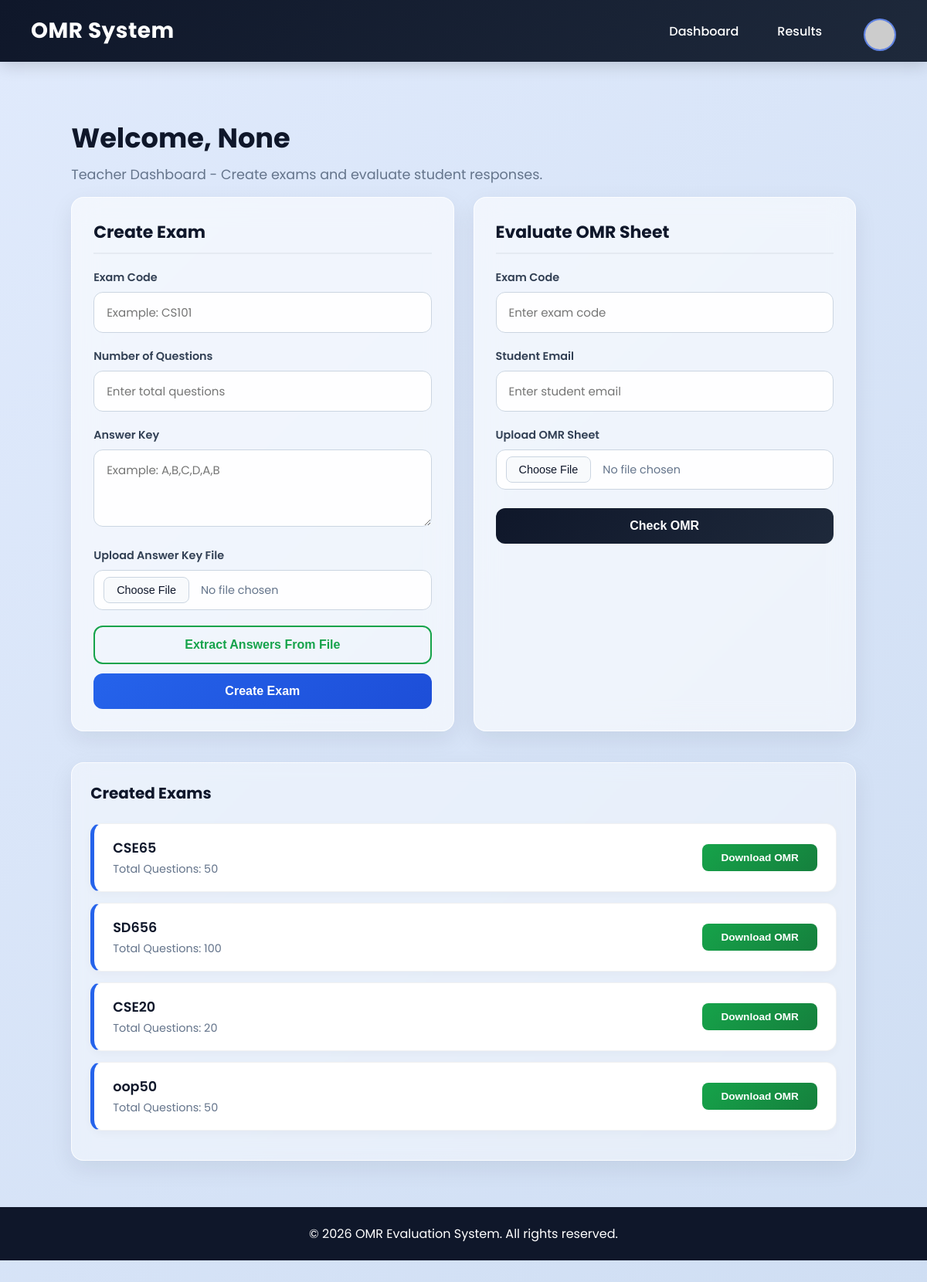
The app's page /teacher (signed in) with its own data.
### app.py (models this page shows)
class User(db.Model, UserMixin):
    id = db.Column(db.Integer, primary_key=True)
    email = db.Column(db.String(120), unique=True, nullable=False)
    password = db.Column(db.String(255), nullable=False)
    role = db.Column(db.String(20), nullable=False)
    full_name = db.Column(db.String(100), nullable=True)
    department = db.Column(db.String(100), nullable=True)
    profile_pic = db.Column(db.String(255), nullable=True)
    otp = db.Column(db.String(6), nullable=True)
    otp_expiry = db.Column(db.DateTime, nullable=True)

class Exam(db.Model):
    id = db.Column(db.Integer, primary_key=True)
    exam_code = db.Column(db.String(100), unique=True, nullable=False)
    num_questions = db.Column(db.Integer, nullable=False)
    answer_key = db.Column(db.Text, nullable=False)

### app.py (the view)
@app.route('/teacher')
@login_required
def teacher_dashboard():
    if current_user.role != 'teacher': return redirect('/student')
    exams = Exam.query.all()
    return render_template('teacher.html', exams=[{"code": e.exam_code, "questions": e.num_questions} for e in exams])

### app.py (called while the page is built)
@login_manager.user_loader
def load_user(user_id):
    return User.query.get(int(user_id))

### templates/teacher.html (shortened to what this page needs)
<!DOCTYPE html>
<html lang="en">
<head>
    <link rel="stylesheet" href="{{ url_for('static', filename='style.css') }}">
</head>
<body>
    <nav class="navbar">
        <h1>OMR System</h1>
        <div class="navbar-links">
            <a href="/teacher">Dashboard</a>
            <a href="/results">Results</a>
            <div class="profile-wrapper">
                {% if current_user.profile_pic %}
                    <img src="{{ url_for('static', filename='profile_pics/' ~ current_user.profile_pic) }}" alt="Profile" class="profile-avatar">
                {% else %}
                    <img src="https://ui-avatars.com/api/?name={{ current_user.email }}&background=2563eb&color=fff&rounded=true" alt="Profile" class="profile-avatar">
                {% endif %}
            </div>
        </div>
    </nav>
    <div class="container">
        <header>
            <h1>Welcome, {{ current_user.full_name | default(current_user.email) }}</h1>
            <p>Teacher Dashboard - Create exams and evaluate student responses.</p>
        </header>
        <main class="dashboard-grid">
            <div class="card">
                <h2>Create Exam</h2>
                <form action="/create_exam" method="POST" enctype="multipart/form-data">
                    <div class="form-group">
                        <label>Exam Code</label>
                        <input type="text" name="exam_code" placeholder="Example: CS101" required>
                    </div>
                    <div class="form-group">
                        <label>Number of Questions</label>
                        <input type="number" name="total_questions" placeholder="Enter total questions" required>
                    </div>
                    <div class="form-group">
                        <label>Answer Key</label>
                        <textarea name="answer_key" placeholder="Example: A,B,C,D,A,B"></textarea>
                    </div>
                    <div class="form-group">
                        <label>Upload Answer Key File</label>
                        <input type="file" name="answer_key_file" accept=".csv, .txt, .pdf, .doc, .docx, image/*">
                    </div>
                    <div class="action-group">
                        <button type="submit" name="action" value="extract" class="btn btn-outline" formnovalidate>Extract Answers From File</button>
                        <button type="submit" name="action" value="create" class="btn btn-primary">Create Exam</button>
                    </div>
                </form>
            </div>
            <div class="card">
                <h2>Evaluate OMR Sheet</h2>
                <form action="/evaluate" method="POST" enctype="multipart/form-data">
                    <div class="form-group">
                        <label>Exam Code</label>
                        <input type="text" name="exam_code" placeholder="Enter exam code" required>
                    </div>
                    <div class="form-group">
                        <label>Student Email</label>
                        <input type="email" name="student_email" placeholder="Enter student email" required>
                    </div>
                    <div class="form-group">
                        <label>Upload OMR Sheet</label>
                        <input type="file" name="omr_sheet" accept="image/*" required>
                    </div>
                    <div style="margin-top: 1.5rem;">
                        <button type="submit" class="btn btn-dark">Check OMR</button>
                    </div>
                </form>
            </div>
        </main>
        <section class="bottom-section">
            <div class="list-card">
                <h2 style="margin-bottom: 1.5rem; color: var(--secondary); font-size: 1.25rem;">Created Exams</h2>
                {% if exams %}
                    {% for exam in exams %}
                    <div class="list-item">
                        <div>
                            <h4>{{ exam.code }}</h4>
                            <p>Total Questions: {{ exam.questions }}</p>
                        </div>
                        <form action="/generate_omr" method="POST">
                            <button type="submit" class="btn btn-green btn-sm">Download OMR</button>
                        </form>
                    </div>
                    {% endfor %}
                {% else %}
                    <div class="empty-state">No exams created yet.</div>
                {% endif %}
            </div>
        </section>
    </div>
    <footer class="footer">
        <p>&copy; 2026 OMR Evaluation System. All rights reserved.</p>
    </footer>
</body>
</html>

### records on screen
User: full_name "None"
Exam: code "CSE65", questions "50"
Exam: code "SD656", questions "100"
Exam: code "CSE20", questions "20"
Exam: code "oop50", questions "50"
